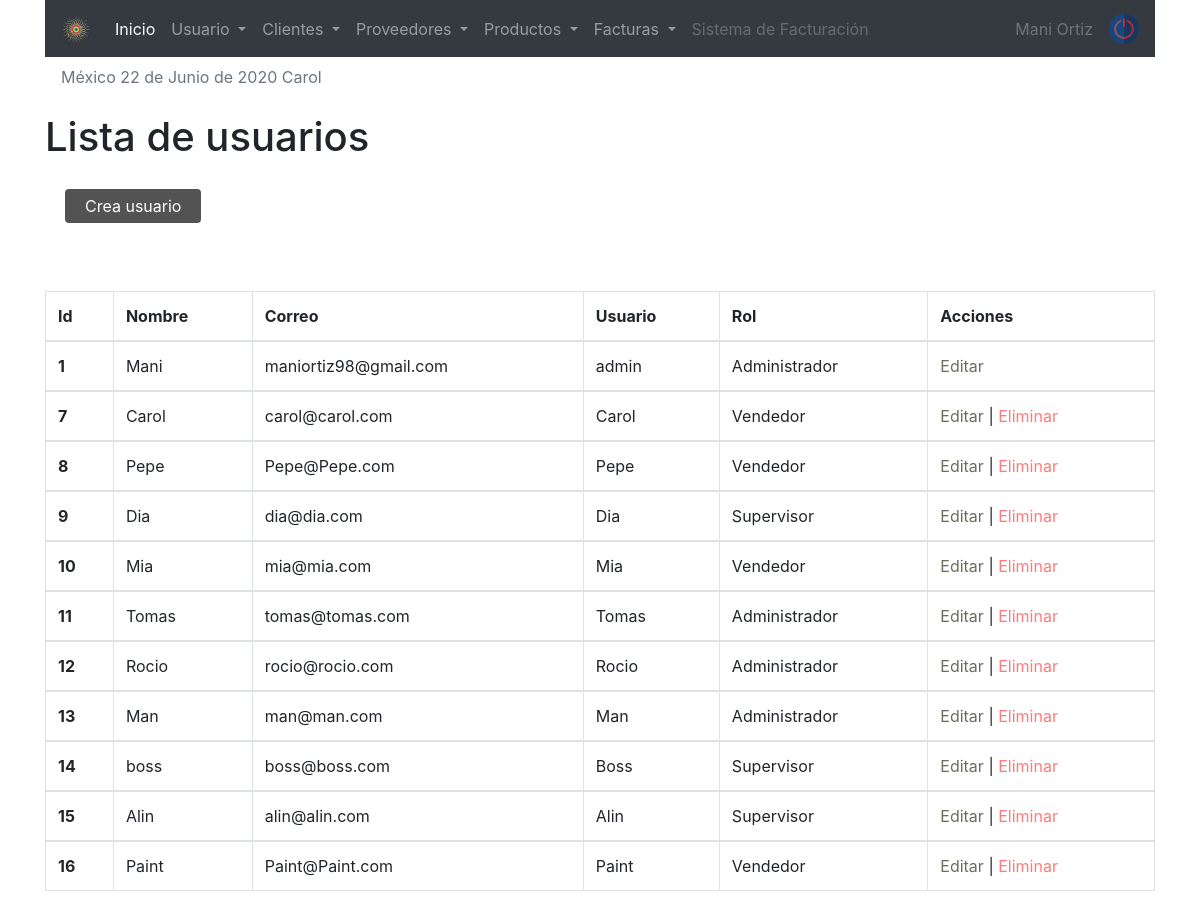
Page /sistema/lista_usuarios.php (signed in) on the committed database.
### tables this page shows
CREATE TABLE `usuario` (
  `idusuario` int(11) NOT NULL,
  `nombre` varchar(50) DEFAULT NULL,
  `correo` varchar(100) DEFAULT NULL,
  `usuario` varchar(15) DEFAULT NULL,
  `clave` varchar(100) DEFAULT NULL,
  `rol` int(11) DEFAULT NULL,
  `estatus` int(11) NOT NULL DEFAULT 1
);

CREATE TABLE `rol` (
  `idrol` int(11) NOT NULL,
  `rol` varchar(20) DEFAULT NULL
);

### sistema/lista_usuarios.php (the view, shortened to what this page needs)
<?php
   include "../conexion.php"
?>
<!doctype html>
<html lang="en">
<link rel="stylesheet" href="css/style1.css">
  <head>
    <?php include "includes/scripts.php" ?>
  </head>
  <body>
  <?php include "includes/header.php" ?>
    <div class="container">
        <h1>Lista de usuarios </h1>
     <a href="registro_usuario.php" class="btn_new">Crea usuario</a>
<br><br><br>
<div class="table-responsive">
            <table class="table table-bordered  table-responsive-xl">
            <thead>
                <tr>
                <th scope="col">Id</th>
                <th scope="col">Nombre</th>
                <th scope="col">Correo</th>
                <th scope="col">Usuario</th>
                <th scope="col">Rol</th>
                <th scope="col">Acciones</th>
                </tr>
            </thead>
            <?php
            $query = mysqli_query($conection, "SELECT u.idusuario, u.nombre, u.correo, u.usuario, r.rol FROM usuario u INNER JOIN rol r ON u.rol = r.idrol WHERE estatus = 1" );
            $result = mysqli_num_rows($query);
            if($result > 0 ){
                while ($data = mysqli_fetch_array($query)){
            ?>
            <tbody>
                <tr>
                <th scope="row"><?php echo $data['idusuario']; ?></th>
                <td><?php echo $data['nombre']; ?></td>
                <td><?php echo $data['correo']; ?></td>
                <td><?php echo $data['usuario']; ?></td>
                <td><?php echo $data['rol']; ?></td>
                <td>
                    <a href="editar_usuario.php?id=<?php echo $data['idusuario']; ?>" class="link_edit">Editar </a>
                    <?php if($data['idusuario'] != 1){ ?>
                    |
                    <a href="eliminar_confirmar_usuario.php?id=<?php echo $data['idusuario']; ?>" class="link_delete">Eliminar</a>
                <?php } ?>
                </td>
                </tr>
            </tbody>
            <?php
        }
            }
            ?>
            </table>
    </div>
    </div>
   </body>
</html>

### sistema/css/style1.css (style rules this page uses)
.btn_new { background: rgb(83, 83, 83); color: rgb(255, 255, 255); display: inline-block; padding: 5px 20px; border-radius: 4px; margin: 20px; }
.link_edit { color: rgb(109, 109, 94); }
.link_delete { color: rgb(255, 122, 122); }

### rows in the picture
usuario: idusuario "1", nombre "Mani", correo "maniortiz98@gmail.com", usuario "admin", rol.rol "Administrador"
usuario: idusuario "7", nombre "Carol", correo "carol@carol.com", usuario "Carol", rol.rol "Vendedor"
usuario: idusuario "8", nombre "Pepe", correo "Pepe@Pepe.com", usuario "Pepe", rol.rol "Vendedor"
usuario: idusuario "9", nombre "Dia", correo "dia@dia.com", usuario "Dia", rol.rol "Supervisor"
usuario: idusuario "10", nombre "Mia", correo "mia@mia.com", usuario "Mia", rol.rol "Vendedor"
usuario: idusuario "11", nombre "Tomas", correo "tomas@tomas.com", usuario "Tomas", rol.rol "Administrador"
usuario: idusuario "12", nombre "Rocio", correo "rocio@rocio.com", usuario "Rocio", rol.rol "Administrador"
usuario: idusuario "13", nombre "Man", correo "man@man.com", usuario "Man", rol.rol "Administrador"
usuario: idusuario "14", nombre "boss", correo "boss@boss.com", usuario "Boss", rol.rol "Supervisor"
usuario: idusuario "15", nombre "Alin", correo "alin@alin.com", usuario "Alin", rol.rol "Supervisor"
usuario: idusuario "16", nombre "Paint", correo "Paint@Paint.com", usuario "Paint", rol.rol "Vendedor"

### other values in the picture
fechaC() "22 de Junio de 2020"
$_SESSION['user'] "Carol"
